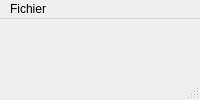
<?xml version="1.0" encoding="UTF-8"?>
<ui version="4.0">
 <class>StarlightUI</class>
 <widget class="QMainWindow" name="StarlightUI">
  <property name="windowTitle">
   <string>MainWindow</string>
  </property>
  <widget class="QWidget" name="centralwidget">
   <widget class="QWidget" name="carteWidget" native="true">
    <property name="geometry">
     <rect>
      <x>10</x>
      <y>10</y>
      <width>411</width>
      <height>171</height>
     </rect>
    </property>
   </widget>
  </widget>
  <widget class="QMenuBar" name="menubar">
   <property name="geometry">
    <rect>
     <x>0</x>
     <y>0</y>
     <width>437</width>
     <height>23</height>
    </rect>
   </property>
   <widget class="QMenu" name="menuFichier">
    <property name="title">
     <string>Fichier</string>
    </property>
    <addaction name="actionOuvrir_carte"/>
   </widget>
   <addaction name="menuFichier"/>
  </widget>
  <widget class="QStatusBar" name="statusbar"/>
  <action name="actionOuvrir_carte">
   <property name="text">
    <string>Ouvrir carte</string>
   </property>
  </action>
 </widget>
 <resources/>
 <connections/>
</ui>
